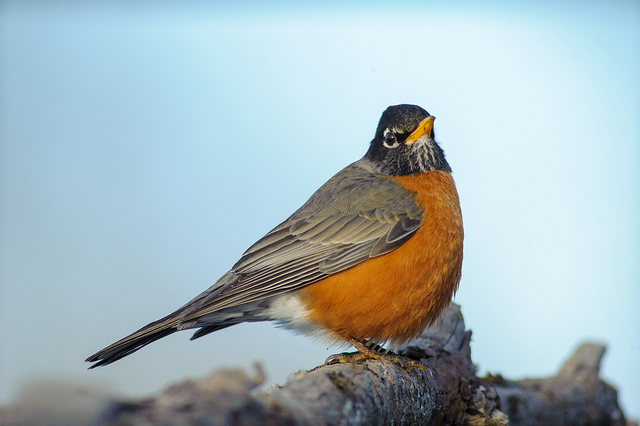
#> input picture images/bird.jpg, 640 x 426 px
$ python 4_cropping.py --image ../images/bird.jpg
#> lines starting #> are read from the running program, lines starting #| are printed output that depends on the picture
import argparse
import numpy as np
import cv2

ap = argparse.ArgumentParser()
ap.add_argument("-i", "--image", required=True, help='Path to the image')
args = vars(ap.parse_args())

image = cv2.imread(args['image'])
#> image is the input picture: shape (426, 640, 3); mean B, G, R 188.8, 183.9, 166.6
cv2.imshow("Original", image)

cropped = image[30:120, 240:335]
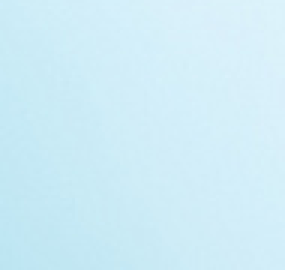
#> cropped: shape (90, 95, 3) (shown 3 times larger); mean B, G, R 247.3, 236.7, 206.8
cv2.imshow("Cropped", cropped)

cv2.waitKey(0)

$ run again, on images/beach.png
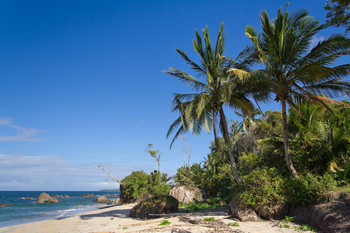
#> input picture images/beach.png, 350 x 233 px
#> image is the input picture: shape (233, 350, 3); mean B, G, R 136, 110.4, 78.6
#> `cropped = image[30:120, 240:335]`:
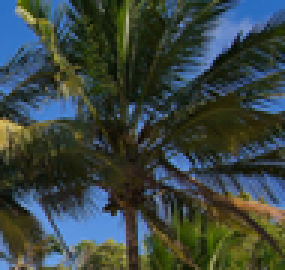
#> cropped: shape (90, 95, 3) (shown 3 times larger); mean B, G, R 65.7, 69.4, 57.8
